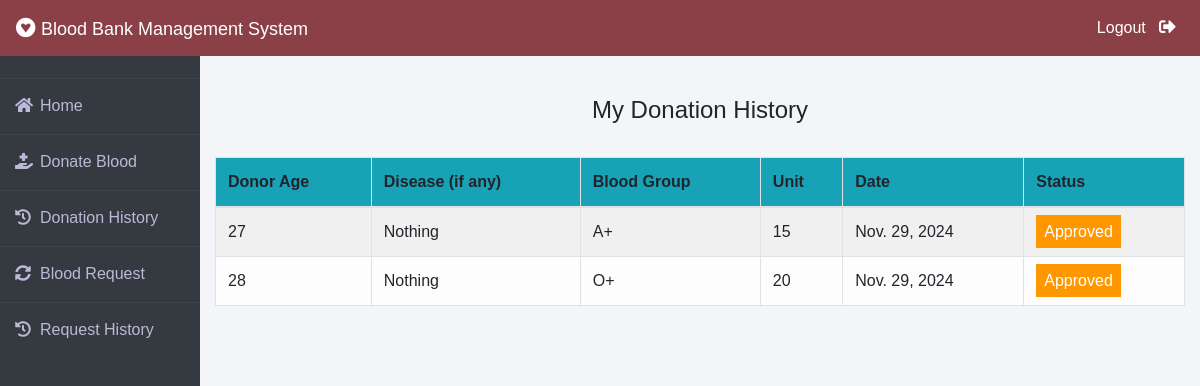
/donor/donation-history (signed in), run on the app's committed database.
### donor/models.py (models this page shows, shortened)
class BloodDonate(models.Model):
    donor=models.ForeignKey(Donor,on_delete=models.CASCADE)
    disease=models.CharField(max_length=100,default="Nothing")
    age=models.PositiveIntegerField()
    bloodgroup=models.CharField(max_length=10)
    unit=models.PositiveIntegerField(default=0)
    status=models.CharField(max_length=20,default="Pending")
    date=models.DateField(auto_now=True)

### donor/views.py (the view)
# urls.py: path('donation-history', views.donation_history_view,name='donation-history'),
def donation_history_view(request):
    donor= models.Donor.objects.get(user_id=request.user.id)
    donations=models.BloodDonate.objects.all().filter(donor=donor)
    return render(request,'donor/donation_history.html',{'donations':donations})

### blood/templates/donor/donation_history.html (shortened to what this page needs)
{% extends 'donor/donorbase.html' %}
{% block content %}
{% load widget_tweaks %}
{%load static%}
<head>
   </head>
<br><br>
<div class="container">
    <H4 class="text-center">My Donation History</H4><br>
    <table class="table table-light table-hover table-bordered table-striped">
        <thead class="bg-info">
            <tr>
                <th scope="col">Donor Age</th>
                <th scope="col">Disease (if any)</th>
                <th scope="col">Blood Group</th>
                <th scope="col">Unit</th>
                <th scope="col">Date</th>
                <th scope="col">Status</th>
            </tr>
        </thead>
        <tbody>
            {% for t in donations %}
            <tr>
                <td>{{t.age}}</td>
                <td> {{t.disease}}</td>
                <td>{{t.bloodgroup}}</td>
                <td>{{t.unit}}</td>
                <td>{{t.date}}</td>
                {% if t.status == 'Approved' %}
                <td><span class="label warning"> Approved</span></td>
                {% elif t.status == 'Rejected' %}
                <td><span class="label success">Rejected</span></td>
                {% else %}
                <td><span style="color: white;margin-left: 0px;" class="label info">Pending</span></td>
                {% endif %}
            </tr>
            {% endfor %}
        </tbody>
    </table>
</div>
{% endblock content %}

### blood/templates/donor/donorbase.html (style rules this page uses)
* { margin: 0; padding: 0; box-sizing: border-box; list-style: none; text-decoration: none; font-family: 'Josefin Sans', sans-serif; }
body { background-color: #f3f5f9; }

### blood/templates/donor/donation_history.html (style rules this page uses)
.label { color: white; padding: 8px; }
.warning { background-color: #ff9800; }

### data on the page
BloodDonate: age "27", disease "Nothing", bloodgroup "A+", unit "15", date "Nov. 29, 2024", status "Approved"
BloodDonate: age "28", disease "Nothing", bloodgroup "O+", unit "20", date "Nov. 29, 2024", status "Approved"
